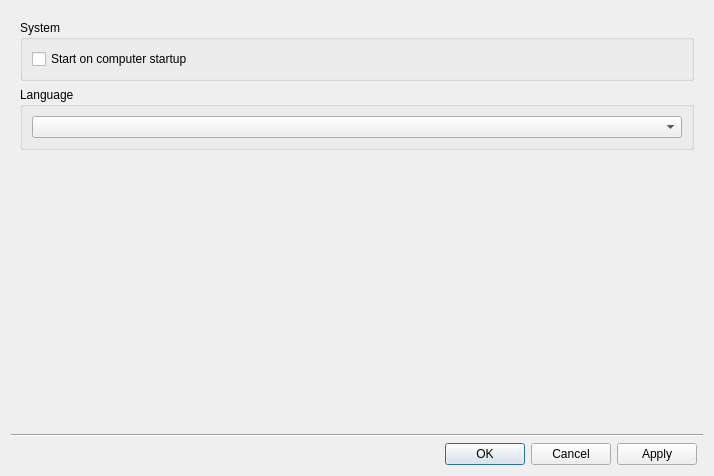
<?xml version="1.0" encoding="UTF-8"?>
<ui version="4.0">
 <class>Settings</class>
 <widget class="QDialog" name="Settings">
  <property name="windowModality">
   <enum>Qt::ApplicationModal</enum>
  </property>
  <property name="geometry">
   <rect>
    <x>0</x>
    <y>0</y>
    <width>714</width>
    <height>476</height>
   </rect>
  </property>
  <property name="windowTitle">
   <string>Settings</string>
  </property>
  <property name="windowIcon">
   <iconset resource="../../resources/mainwindow.qrc">
    <normaloff>:/branding/librevault_icon.svg</normaloff>:/branding/librevault_icon.svg</iconset>
  </property>
  <property name="modal">
   <bool>true</bool>
  </property>
  <layout class="QVBoxLayout" name="verticalLayout">
   <item>
    <layout class="QHBoxLayout" name="controlBar"/>
   </item>
   <item>
    <widget class="QStackedWidget" name="stackedWidget">
     <property name="currentIndex">
      <number>0</number>
     </property>
     <widget class="QWidget" name="page_general">
      <layout class="QVBoxLayout" name="verticalLayout10">
       <item>
        <widget class="QGroupBox" name="groupBox_3">
         <property name="title">
          <string>System</string>
         </property>
         <layout class="QVBoxLayout" name="verticalLayout_2">
          <item>
           <widget class="QCheckBox" name="box_startup">
            <property name="text">
             <string>Start on computer startup</string>
            </property>
           </widget>
          </item>
         </layout>
        </widget>
       </item>
       <item>
        <widget class="QGroupBox" name="groupBox_6">
         <property name="title">
          <string>Language</string>
         </property>
         <layout class="QVBoxLayout" name="verticalLayout_3">
          <item>
           <widget class="QComboBox" name="comboBox"/>
          </item>
         </layout>
        </widget>
       </item>
       <item>
        <spacer name="verticalSpacer_4">
         <property name="orientation">
          <enum>Qt::Vertical</enum>
         </property>
         <property name="sizeHint" stdset="0">
          <size>
           <width>20</width>
           <height>40</height>
          </size>
         </property>
        </spacer>
       </item>
      </layout>
     </widget>
     <widget class="QWidget" name="page_account">
      <layout class="QVBoxLayout" name="verticalLayout1">
       <property name="leftMargin">
        <number>0</number>
       </property>
       <property name="rightMargin">
        <number>0</number>
       </property>
       <item>
        <widget class="QStackedWidget" name="account_stacked">
         <property name="currentIndex">
          <number>0</number>
         </property>
         <widget class="QWidget" name="page_noauth">
          <layout class="QGridLayout" name="gridLayout1">
           <item row="3" column="1" colspan="2">
            <spacer name="verticalSpacer_2">
             <property name="orientation">
              <enum>Qt::Vertical</enum>
             </property>
             <property name="sizeHint" stdset="0">
              <size>
               <width>20</width>
               <height>40</height>
              </size>
             </property>
            </spacer>
           </item>
           <item row="2" column="2">
            <widget class="QPushButton" name="button_Register">
             <property name="minimumSize">
              <size>
               <width>127</width>
               <height>0</height>
              </size>
             </property>
             <property name="text">
              <string>Create account</string>
             </property>
            </widget>
           </item>
           <item row="2" column="1">
            <widget class="QPushButton" name="button_SignIn">
             <property name="minimumSize">
              <size>
               <width>127</width>
               <height>0</height>
              </size>
             </property>
             <property name="text">
              <string>Sign in</string>
             </property>
            </widget>
           </item>
           <item row="2" column="0">
            <spacer name="horizontalSpacer">
             <property name="orientation">
              <enum>Qt::Horizontal</enum>
             </property>
             <property name="sizeHint" stdset="0">
              <size>
               <width>40</width>
               <height>20</height>
              </size>
             </property>
            </spacer>
           </item>
           <item row="0" column="1" colspan="2">
            <spacer name="verticalSpacer">
             <property name="orientation">
              <enum>Qt::Vertical</enum>
             </property>
             <property name="sizeHint" stdset="0">
              <size>
               <width>20</width>
               <height>40</height>
              </size>
             </property>
            </spacer>
           </item>
           <item row="2" column="3">
            <spacer name="horizontalSpacer_2">
             <property name="orientation">
              <enum>Qt::Horizontal</enum>
             </property>
             <property name="sizeHint" stdset="0">
              <size>
               <width>40</width>
               <height>20</height>
              </size>
             </property>
            </spacer>
           </item>
           <item row="1" column="1" colspan="2">
            <widget class="QLabel" name="label_sign_in">
             <property name="styleSheet">
              <string notr="true"/>
             </property>
             <property name="text">
              <string>Sign in with your Librevault Cloud account to sync folders across your devices</string>
             </property>
             <property name="alignment">
              <set>Qt::AlignCenter</set>
             </property>
             <property name="wordWrap">
              <bool>true</bool>
             </property>
            </widget>
           </item>
          </layout>
         </widget>
         <widget class="QWidget" name="page_auth">
          <layout class="QVBoxLayout" name="vLayout1">
           <property name="leftMargin">
            <number>0</number>
           </property>
           <property name="rightMargin">
            <number>0</number>
           </property>
           <item>
            <widget class="QGroupBox" name="groupBox">
             <property name="title">
              <string>Account</string>
             </property>
             <layout class="QHBoxLayout" name="horizontalLayout">
              <item>
               <widget class="QLabel" name="label_account_name">
                <property name="text">
                 <string>%1 (%2)</string>
                </property>
               </widget>
              </item>
              <item>
               <spacer name="horizontalSpacer_3">
                <property name="orientation">
                 <enum>Qt::Horizontal</enum>
                </property>
                <property name="sizeHint" stdset="0">
                 <size>
                  <width>40</width>
                  <height>20</height>
                 </size>
                </property>
               </spacer>
              </item>
              <item>
               <widget class="QPushButton" name="button_Signout">
                <property name="text">
                 <string>Sign out</string>
                </property>
               </widget>
              </item>
             </layout>
            </widget>
           </item>
           <item>
            <widget class="QGroupBox" name="groupBox_2">
             <property name="title">
              <string>Space usage</string>
             </property>
             <layout class="QGridLayout" name="gridLayout">
              <item row="1" column="0">
               <widget class="QLabel" name="usage_label">
                <property name="text">
                 <string>%1 GB of %2 GB used</string>
                </property>
               </widget>
              </item>
              <item row="1" column="2">
               <widget class="QLabel" name="label_needmorespace">
                <property name="text">
                 <string>&lt;html&gt;&lt;head/&gt;&lt;body&gt;&lt;p&gt;&lt;a href=&quot;https://librevault.com/upgrade&quot;&gt;&lt;span style=&quot; text-decoration: underline; color:#2980b9;&quot;&gt;Need more space?&lt;/span&gt;&lt;/a&gt;&lt;/p&gt;&lt;/body&gt;&lt;/html&gt;</string>
                </property>
               </widget>
              </item>
              <item row="1" column="1">
               <spacer name="horizontalSpacer_4">
                <property name="orientation">
                 <enum>Qt::Horizontal</enum>
                </property>
                <property name="sizeHint" stdset="0">
                 <size>
                  <width>40</width>
                  <height>20</height>
                 </size>
                </property>
               </spacer>
              </item>
              <item row="0" column="0" colspan="3">
               <widget class="QProgressBar" name="usage_bar">
                <property name="maximum">
                 <number>100</number>
                </property>
                <property name="value">
                 <number>-1</number>
                </property>
                <property name="textVisible">
                 <bool>false</bool>
                </property>
               </widget>
              </item>
             </layout>
            </widget>
           </item>
           <item>
            <spacer name="verticalSpacer_3">
             <property name="orientation">
              <enum>Qt::Vertical</enum>
             </property>
             <property name="sizeHint" stdset="0">
              <size>
               <width>20</width>
               <height>40</height>
              </size>
             </property>
            </spacer>
           </item>
          </layout>
         </widget>
        </widget>
       </item>
      </layout>
     </widget>
     <widget class="QWidget" name="page_network">
      <layout class="QVBoxLayout" name="verticalLayout11">
       <item>
        <widget class="QGroupBox" name="groupBox_4">
         <property name="title">
          <string>Port settings</string>
         </property>
         <layout class="QGridLayout" name="gridLayout_2">
          <item row="0" column="1">
           <widget class="QSpinBox" name="port_value">
            <property name="enabled">
             <bool>false</bool>
            </property>
            <property name="maximum">
             <number>65535</number>
            </property>
            <property name="value">
             <number>51345</number>
            </property>
           </widget>
          </item>
          <item row="0" column="0">
           <widget class="QCheckBox" name="port_box">
            <property name="text">
             <string>Listening port:</string>
            </property>
           </widget>
          </item>
          <item row="0" column="2">
           <spacer name="horizontalSpacer_5">
            <property name="orientation">
             <enum>Qt::Horizontal</enum>
            </property>
            <property name="sizeHint" stdset="0">
             <size>
              <width>40</width>
              <height>20</height>
             </size>
            </property>
           </spacer>
          </item>
          <item row="1" column="0" colspan="3">
           <widget class="QCheckBox" name="natpmp_box">
            <property name="text">
             <string>Use NAT-PMP port mapping</string>
            </property>
           </widget>
          </item>
         </layout>
        </widget>
       </item>
       <item>
        <widget class="QGroupBox" name="groupBox_5">
         <property name="title">
          <string>Peer discovery settings</string>
         </property>
         <layout class="QGridLayout" name="gridLayout_3">
          <item row="0" column="0">
           <widget class="QCheckBox" name="global_discovery_box">
            <property name="text">
             <string>Enable global discovery</string>
            </property>
           </widget>
          </item>
          <item row="1" column="0">
           <widget class="QCheckBox" name="local_discovery_box">
            <property name="text">
             <string>Enable local discovery</string>
            </property>
           </widget>
          </item>
         </layout>
        </widget>
       </item>
       <item>
        <spacer name="verticalSpacer_5">
         <property name="orientation">
          <enum>Qt::Vertical</enum>
         </property>
         <property name="sizeHint" stdset="0">
          <size>
           <width>20</width>
           <height>40</height>
          </size>
         </property>
        </spacer>
       </item>
      </layout>
     </widget>
     <widget class="QWidget" name="page_advanced"/>
    </widget>
   </item>
   <item>
    <layout class="QGridLayout" name="BottomBar">
     <item row="0" column="0" colspan="2">
      <widget class="Line" name="line">
       <property name="orientation">
        <enum>Qt::Horizontal</enum>
       </property>
      </widget>
     </item>
     <item row="1" column="0">
      <widget class="QDialogButtonBox" name="dialog_box">
       <property name="orientation">
        <enum>Qt::Horizontal</enum>
       </property>
       <property name="standardButtons">
        <set>QDialogButtonBox::Apply|QDialogButtonBox::Cancel|QDialogButtonBox::Ok</set>
       </property>
      </widget>
     </item>
    </layout>
   </item>
  </layout>
 </widget>
 <tabstops>
  <tabstop>button_SignIn</tabstop>
  <tabstop>button_Register</tabstop>
  <tabstop>box_startup</tabstop>
  <tabstop>button_Signout</tabstop>
  <tabstop>port_box</tabstop>
  <tabstop>port_value</tabstop>
  <tabstop>natpmp_box</tabstop>
 </tabstops>
 <resources>
  <include location="../../resources/mainwindow.qrc"/>
 </resources>
 <connections>
  <connection>
   <sender>port_box</sender>
   <signal>toggled(bool)</signal>
   <receiver>port_value</receiver>
   <slot>setEnabled(bool)</slot>
   <hints>
    <hint type="sourcelabel">
     <x>86</x>
     <y>60</y>
    </hint>
    <hint type="destinationlabel">
     <x>174</x>
     <y>74</y>
    </hint>
   </hints>
  </connection>
 </connections>
</ui>
